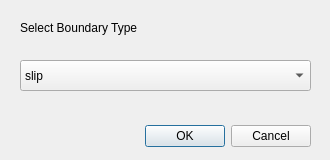
<?xml version="1.0" encoding="UTF-8"?>
<ui version="4.0">
 <class>BoundaryDialog</class>
 <widget class="QDialog" name="BoundaryDialog">
  <property name="geometry">
   <rect>
    <x>0</x>
    <y>0</y>
    <width>330</width>
    <height>160</height>
   </rect>
  </property>
  <property name="windowTitle">
   <string>Select Boundary</string>
  </property>
  <widget class="QDialogButtonBox" name="buttonBox">
   <property name="geometry">
    <rect>
     <x>30</x>
     <y>120</y>
     <width>281</width>
     <height>32</height>
    </rect>
   </property>
   <property name="orientation">
    <enum>Qt::Horizontal</enum>
   </property>
   <property name="standardButtons">
    <set>QDialogButtonBox::Cancel|QDialogButtonBox::Ok</set>
   </property>
  </widget>
  <widget class="QComboBox" name="select">
   <property name="geometry">
    <rect>
     <x>20</x>
     <y>60</y>
     <width>291</width>
     <height>31</height>
    </rect>
   </property>
   <item>
    <property name="text">
     <string>slip</string>
    </property>
   </item>
   <item>
    <property name="text">
     <string>no slip</string>
    </property>
   </item>
   <item>
    <property name="text">
     <string>continuous</string>
    </property>
   </item>
  </widget>
  <widget class="QLabel" name="label">
   <property name="geometry">
    <rect>
     <x>20</x>
     <y>20</y>
     <width>251</width>
     <height>16</height>
    </rect>
   </property>
   <property name="text">
    <string>Select Boundary Type</string>
   </property>
  </widget>
 </widget>
 <resources/>
 <connections>
  <connection>
   <sender>buttonBox</sender>
   <signal>accepted()</signal>
   <receiver>BoundaryDialog</receiver>
   <slot>accept()</slot>
   <hints>
    <hint type="sourcelabel">
     <x>248</x>
     <y>254</y>
    </hint>
    <hint type="destinationlabel">
     <x>157</x>
     <y>274</y>
    </hint>
   </hints>
  </connection>
  <connection>
   <sender>buttonBox</sender>
   <signal>rejected()</signal>
   <receiver>BoundaryDialog</receiver>
   <slot>reject()</slot>
   <hints>
    <hint type="sourcelabel">
     <x>316</x>
     <y>260</y>
    </hint>
    <hint type="destinationlabel">
     <x>286</x>
     <y>274</y>
    </hint>
   </hints>
  </connection>
 </connections>
</ui>
